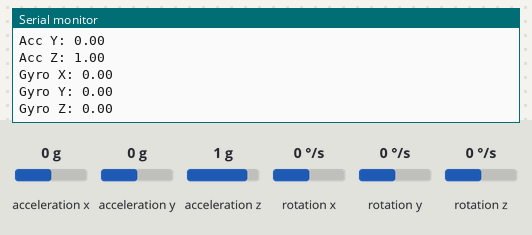
The sketch below on a simulated ESP8266 (NodeMCU). On the bench: the last lines printed to the serial monitor. Inputs (shaded band) come from the test bench; at power-on: acceleration x 0 g, acceleration y 0 g, acceleration z 1 g, rotation x 0 °/s, rotation y 0 °/s, rotation z 0 °/s.

Above: at 1.2 s.
1.3 s: acceleration x set to -1.4 g
2.8 s: acceleration y set to -1.4 g
4.3 s: acceleration z set to -1.4 g
5.8 s: rotation x set to -192 °/s
At 6.8 s:
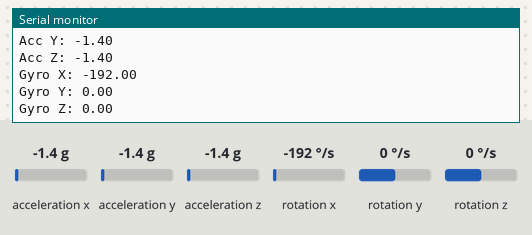
7.3 s: rotation y set to -192 °/s
At 8.9 s:
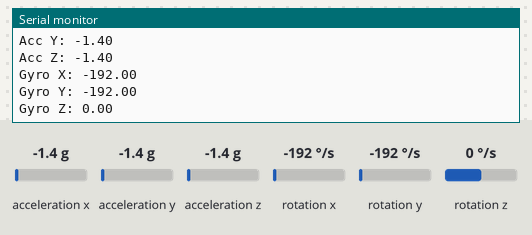

Measured:
- after the input at 5.8 s, the serial monitor: prints a new line after 0.24 s (image 1)
- after the input at 7.3 s, the serial monitor: prints a new line after 0.75 s (image 2)

The sketch:

MPU6050.ino
```cpp
#include <Wire.h>
#include <MPU6050.h>

MPU6050 mpu;

void setup() {
    Serial.begin(115200);             // Start the Serial Monitor
    Wire.begin(D2, D1);             // Start the I2C bus on NodeMCU's SDA and SCL pins
    mpu.initialize();               // Initialize the MPU6050 sensor
    if (mpu.testConnection()) {
        Serial.println("MPU6050 Ready!");
    } else {
        Serial.println("MPU6050 connection failed!");
    }
}

void loop() {
    // Variables to hold raw acceleration and gyroscope data
    int16_t ax, ay, az;
    int16_t gx, gy, gz;

    // Get acceleration values
    mpu.getAcceleration(&ax, &ay, &az);

    // Get gyroscope values
    mpu.getRotation(&gx, &gy, &gz);

    // Convert raw acceleration data to 'g' units
    float accelX = ax / 16384.0;
    float accelY = ay / 16384.0;
    float accelZ = az / 16384.0;

    // Convert raw gyroscope data to degrees/second
    float gyroX = gx / 131.0;
    float gyroY = gy / 131.0;
    float gyroZ = gz / 131.0;

    // Print acceleration data
    Serial.print("Acc X: "); Serial.println(accelX);
    Serial.print("Acc Y: "); Serial.println(accelY);
    Serial.print("Acc Z: "); Serial.println(accelZ);

    // Print gyroscope data
    Serial.print("Gyro X: "); Serial.println(gyroX);
    Serial.print("Gyro Y: "); Serial.println(gyroY);
    Serial.print("Gyro Z: "); Serial.println(gyroZ);

    delay(1000);     // Wait for half a second before reading again
}
```
